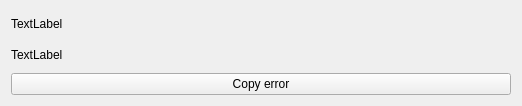
<?xml version="1.0" encoding="UTF-8"?>
<ui version="4.0">
 <class>DevNotification</class>
 <widget class="Notification" name="DevNotification">
  <property name="geometry">
   <rect>
    <x>0</x>
    <y>0</y>
    <width>512</width>
    <height>106</height>
   </rect>
  </property>
  <property name="windowTitle">
   <string>DevNotification</string>
  </property>
  <layout class="QVBoxLayout" name="verticalLayout">
   <item>
    <widget class="QLabel" name="errorMessage">
     <property name="minimumSize">
      <size>
       <width>500</width>
       <height>0</height>
      </size>
     </property>
     <property name="text">
      <string>TextLabel</string>
     </property>
     <property name="wordWrap">
      <bool>true</bool>
     </property>
    </widget>
   </item>
   <item>
    <widget class="QLabel" name="errorData">
     <property name="text">
      <string>TextLabel</string>
     </property>
     <property name="wordWrap">
      <bool>true</bool>
     </property>
    </widget>
   </item>
   <item>
    <widget class="QPushButton" name="copyError">
     <property name="text">
      <string>Copy error</string>
     </property>
    </widget>
   </item>
  </layout>
 </widget>
 <customwidgets>
  <customwidget>
   <class>Notification</class>
   <extends>QWidget</extends>
   <header>ui/notifications/Notification.hpp</header>
   <container>1</container>
  </customwidget>
 </customwidgets>
 <resources/>
 <connections/>
</ui>
